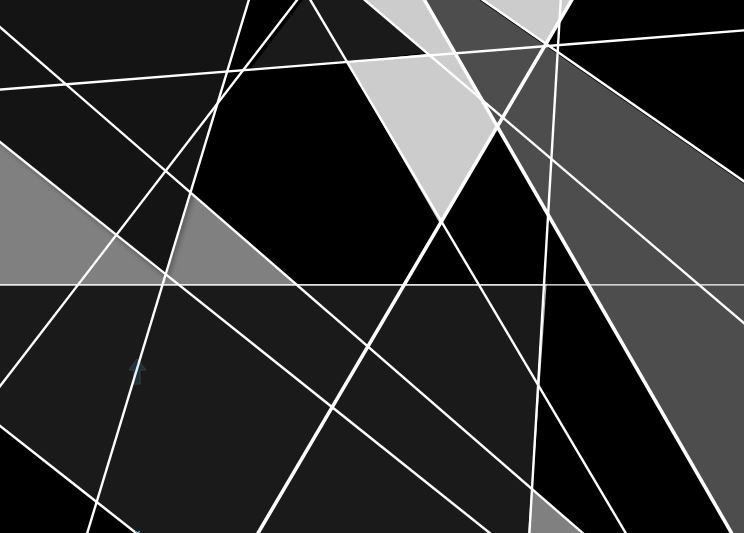
#> input picture lines.jpg, 744 x 533 px
$ jupyter execute img_proc_lab7.ipynb
#> lines starting #> are read from the running program, lines starting #| are printed output that depends on the picture; after the words box and inside, x2 and y2 are one past the last pixel; in counts of white or black regions, pixels touching at a corner belong together
### show_img.py
import cv2
from matplotlib import pyplot as plt

def show_img(img: cv2.typing.MatLike | None, title: str = "",
             transformation: int = cv2.COLOR_BGR2RGB, size: int = 10):
    plt.figure(figsize=(size, size))

    if len(img.shape) == 2:
        plt.imshow(img, cmap="gray", vmin=0, vmax=255)
    elif len(img.shape) == 3:
        img_trnsf = cv2.cvtColor(img, transformation)
        plt.imshow(img_trnsf)

    plt.title(title)
    plt.axis("off")
    #plt.tight_layout(pad=0, w_pad=0, h_pad=0)
    #plt.margins(x=0, y=0)
    plt.show()

### img_proc_lab7.ipynb
[cell 1]
from show_img import show_img
import numpy as np
import cv2

## Part 1

[cell 2]
img = cv2.imread("lines.jpg")
#> img is the input picture: shape (533, 744, 3); mean B, G, R 48.5, 48.5, 48.5
show_img(img, size=7)
green = (0, 255, 0)
thres_white = 220
img_grayscale = cv2.cvtColor(img, cv2.COLOR_BGR2GRAY)
_, mask_white = cv2.threshold(img_grayscale, thres_white, 255, cv2.THRESH_BINARY)
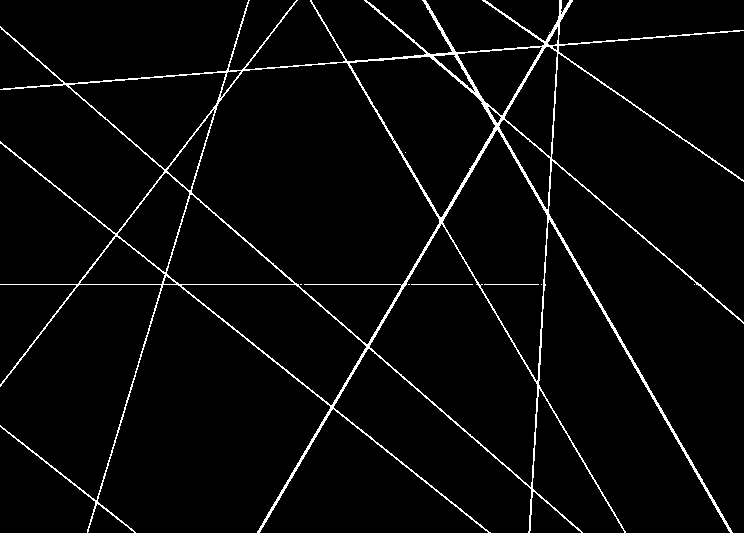
#> mask_white: shape (533, 744); 3.4% white in thin lines or dots

lines = cv2.HoughLinesP(mask_white, 1, np.pi/180, threshold=50, minLineLength=40, maxLineGap=10)
#> lines = 52 rows, first 6: [0, 26, 582, 532], [425, 0, 732, 532], [424, 0, 731, 532], [422, 0, 730, 532], [87, 530, 249, 0], [0, 284, 545, 284]
img_1p = img.copy()
img_2p = img.copy()
if lines is not None:
    for line in lines:
        x1, y1, x2, y2 = line[0]
        cv2.line(img_1p, (x1, y1), (x2, y2), green, 1)
        cv2.line(img_2p, (x1, y1), (x2, y2), green, 2)
#> this loop made 52 passes
#> (x1, y1, x2, y2) on passes 1 to 12: (0, 26, 582, 532), (425, 0, 732, 532), (424, 0, 731, 532), (422, 0, 730, 532), (87, 530, 249, 0), (0, 284, 545, 284), (276, 504, 501, 115), (1, 29, 578, 530), (484, 0, 743, 181), (347, 63, 695, 33), (48, 86, 355, 60), (399, 295, 570, 0)
#> img_1p: shape (533, 744, 3); 3.27% of pixels changed, all inside (x1, y1, x2, y2) = (0, 0, 744, 533)
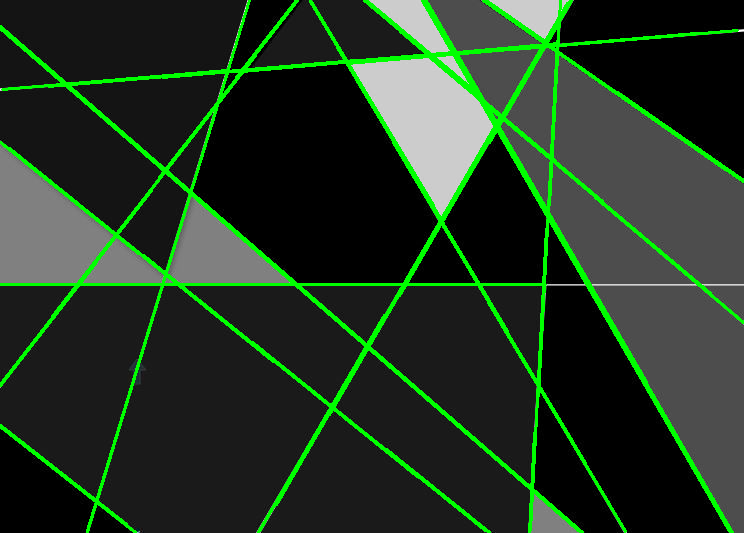
#> img_2p: shape (533, 744, 3); 7.39% of pixels changed, all inside (x1, y1, x2, y2) = (0, 0, 744, 533)

show_img(img_1p, "1px line width", size=7)
show_img(img_2p, "2px line width", size=7)

## Part 2

[cell 3]
img_skys = cv2.imread('skyskeb_one.jpg')
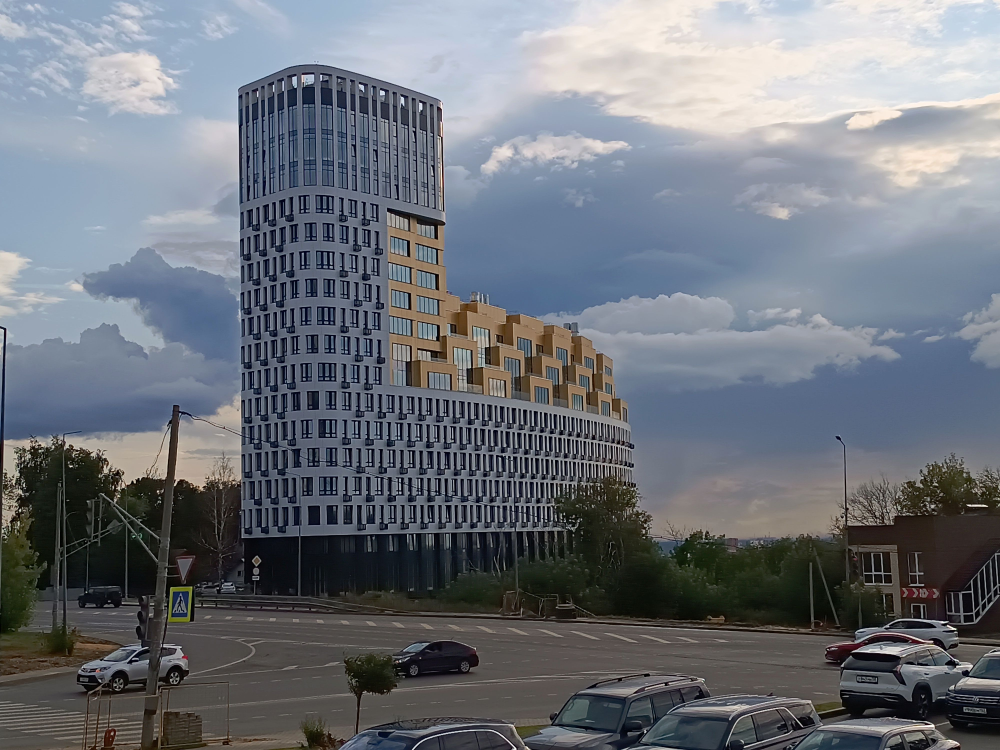
#> input picture skyskeb_one.jpg, 4000 x 3000 px (shown at 1/4 size)
#> img_skys is the input picture: shape (3000, 4000, 3); mean B, G, R 123, 115.3, 110.6
img2_grayscale = cv2.cvtColor(img_skys, cv2.COLOR_BGR2GRAY)

img2_blur = cv2.GaussianBlur(img2_grayscale, (5, 5), 0)
img2_edges = cv2.Canny(img2_blur, 50, 150)
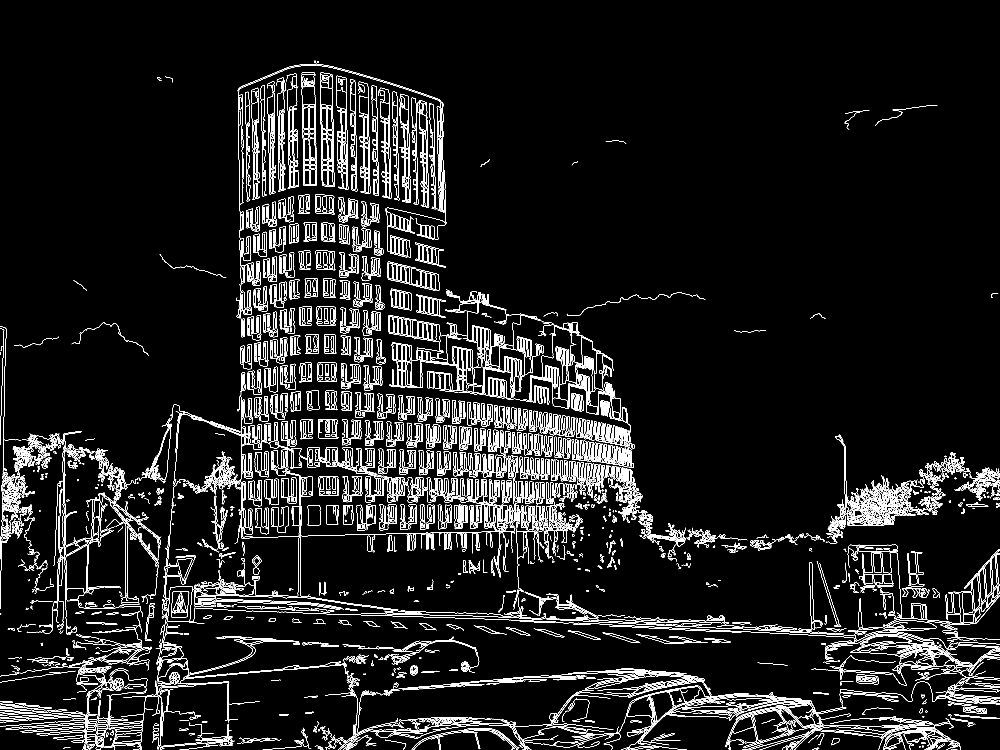
#> img2_edges: shape (3000, 4000) (shown at 1/4 size); 3.7% white in thin lines or dots
#show_img(img2_edges)

thres_hough = 380
lines2 = cv2.HoughLines(img2_edges, 1, np.pi/180, thres_hough)
#> lines2 = 403 rows, first 8: [2367, 1.62], [-1500, 3.12], [2407, 1.61], [2372, 1.62], [-1495, 3.12], [2396, 1.61], [-1444, 3.12], [2354, 1.62]

multiplier = 3500
if lines2 is not None:
    for line in lines2:
        rho, theta = line[0]

        # если вертикальные
        if theta < 0.1 or theta > (np.pi - 0.1):

            k1, k2 = np.cos(theta), np.sin(theta)
            x0, y0 = k1*rho, k2*rho
            x1, y1 = int(x0 + multiplier*(-k2)), int(y0 + multiplier*k1)
            x2, y2 = int(x0 - multiplier*(-k2)), int(y0 - multiplier*k1)
            cv2.line(img_skys, (x1, y1), (x2, y2), (0, 255, 0), 2)
#> this loop made 403 passes
#> (rho, theta, k1, k2, x0, y0, x1, y1) on passes 2, 5, 7, 9, 10, 14, 15, 18, 19, 20, 22, 24: (-1500, 3.12, -1, 0.0175, 1499.8, -26.18, 1438, -3525), (-1495, 3.12, -1, 0.0175, 1494.8, -26.09, 1433, -3525), (-1444, 3.12, -1, 0.0175, 1443.8, -25.2, 1382, -3524), (-1466, 3.12, -1, 0.0175, 1465.8, -25.59, 1404, -3525), (-1414, 3.12, -1, 0.0175, 1413.8, -24.68, 1352, -3524), (965, 0, 1, 0, 965, 0, 965, 3500), (1201, 0, 1, 0, 1201, 0, 1201, 3500), (-1532, 3.12, -1, 0.0175, 1531.8, -26.74, 1470, -3526), (-1275, 3.12, -1, 0.0175, 1274.8, -22.25, 1213, -3521), (-1355, 3.12, -1, 0.0175, 1354.8, -23.65, 1293, -3523), (-1378, 3.12, -1, 0.0175, 1377.8, -24.05, 1316, -3523), (-1549, 3.12, -1, 0.0175, 1548.8, -27.03, 1487, -3526)

show_img(img_skys, "skyscrapper boundaries")

## Part 3

[cell 4]
img3 = cv2.imread('square_many2.jpg')
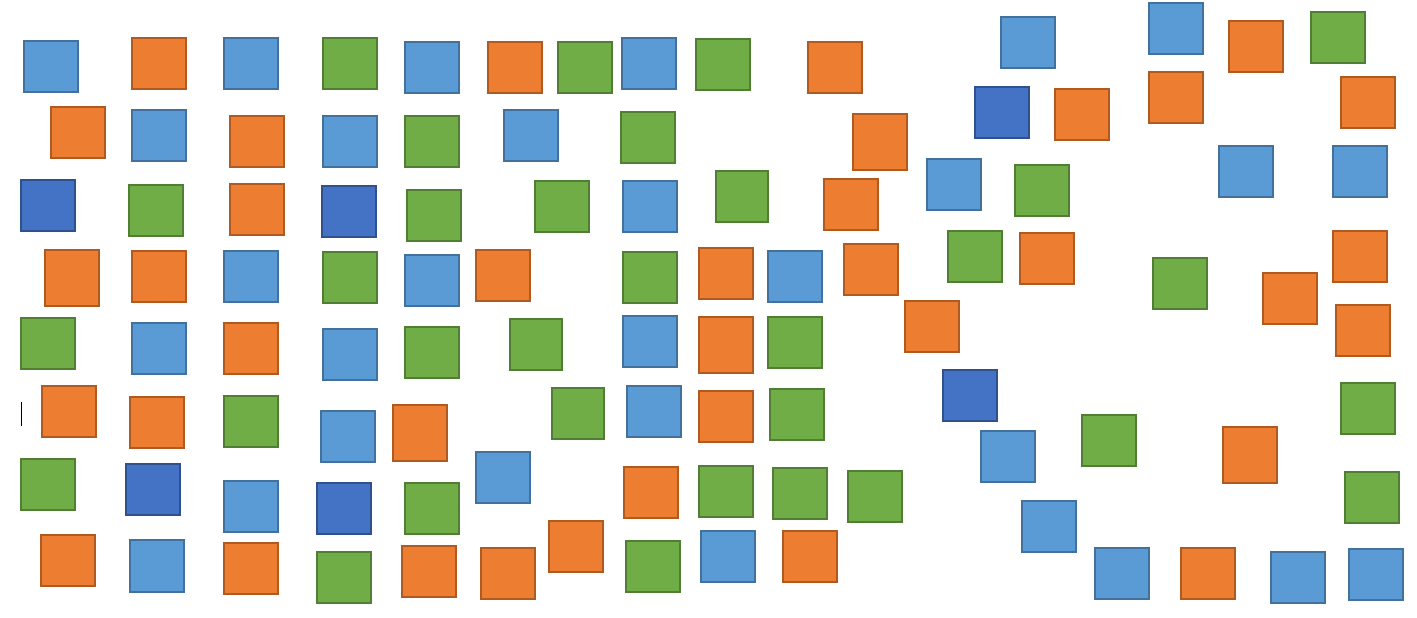
#> input picture square_many2.jpg, 1417 x 618 px
#> img3 is the input picture: shape (618, 1417, 3); mean B, G, R 201.9, 214.5, 214.7
template = cv2.imread('template_green.jpg')
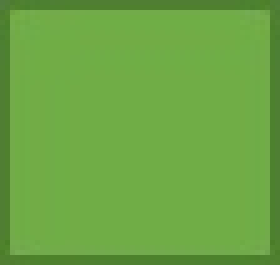
#> input picture template_green.jpg, 56 x 53 px (shown 5 times larger)
#> template is the input picture: shape (53, 56, 3); mean B, G, R 67.3, 166.3, 107.6
show_img(img3, size=7)
show_img(template, size = 2)

height, width = template.shape[:2]
black = (0, 0, 0)

# TM_SQDIFF_NORMED - нахождение разности
res = cv2.matchTemplate(img3, template, cv2.TM_SQDIFF_NORMED)
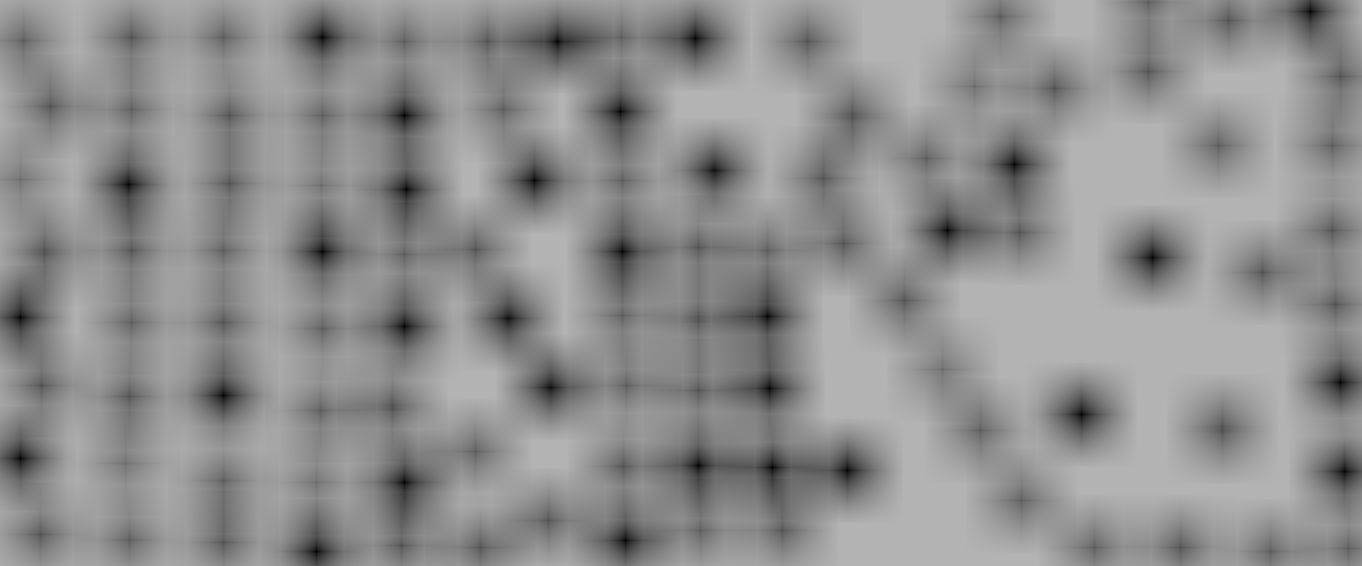
#> res: shape (566, 1362) float32; min 0.000208, max 0.703, mean 0.564

threshold = 0.1
loc = np.where(res < threshold)

found_points = []
for pt in zip(*loc[::-1]):
    # если уже существует точка в окрестности
    # размера квадрата - значит повторка
    if any(abs(pt[0] - fp[0]) < width-1
           and abs(pt[1] - fp[1]) < height-1
           for fp in found_points):
        continue

    found_points.append(pt)
    cv2.rectangle(img3, pt, (pt[0] + width, pt[1] + height), black, 2)
#> this loop made 508 passes
#> pt on passes 1 to 3: (1310, 8), (1310, 9), (1309, 10)
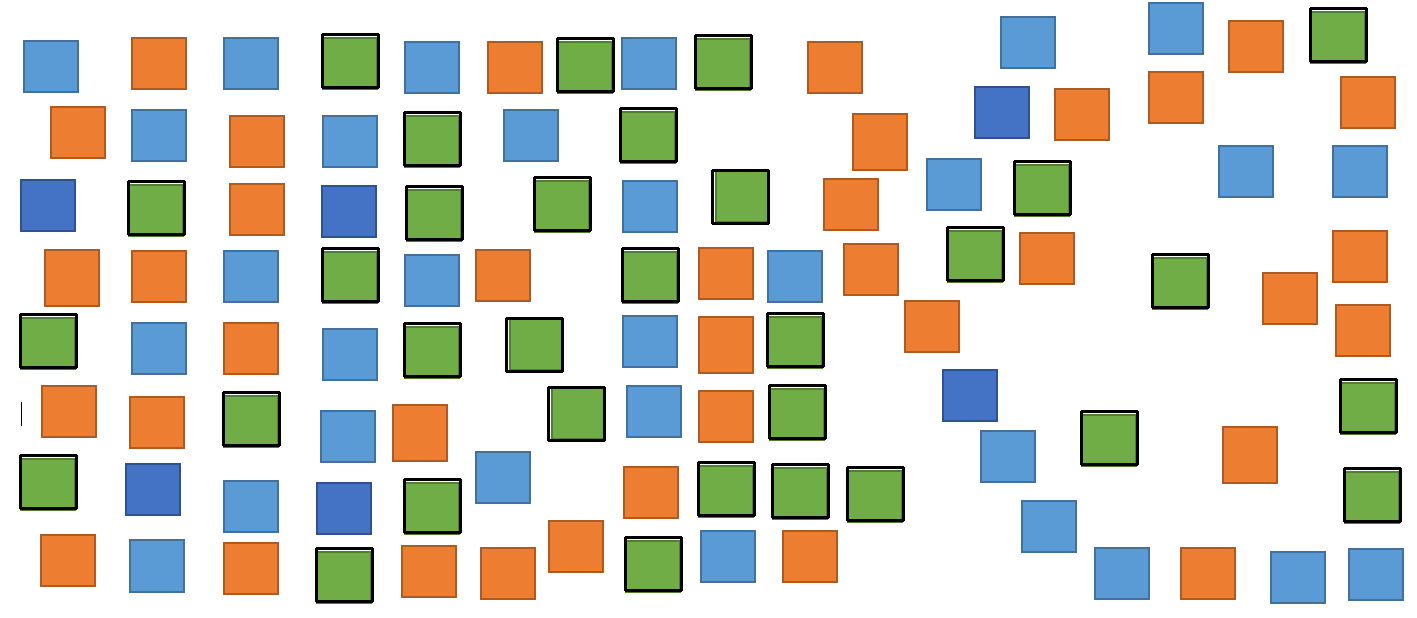
#> img3: shape (618, 1417, 3); 2.38% of pixels changed, all inside (x1, y1, x2, y2) = (19, 7, 1402, 603)

print(f"количество зелёных квадратов: {len(found_points)}")
#| количество зелёных квадратов: 32
show_img(img3)
